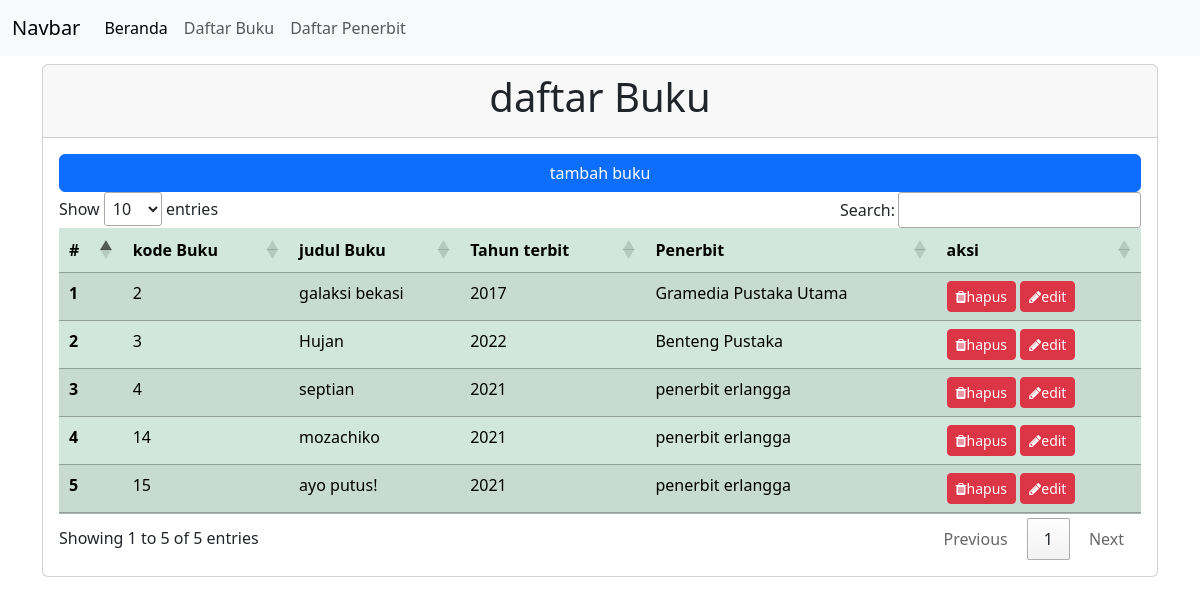
Screenshot of /index.php/pages/daftarBuku with the database file from the repository.
### tables this page shows
CREATE TABLE `tb_buku` (
  `kode_buku` int(11) NOT NULL,
  `judul_buku` varchar(255) NOT NULL,
  `tahun_terbit` year(4) DEFAULT NULL,
  `kode_penerbit` int(11) DEFAULT NULL
);

CREATE TABLE `tb_penerbit` (
  `kode_penerbit` int(11) NOT NULL,
  `nama_penerbit` varchar(255) NOT NULL,
  `alamat_penerbit` text DEFAULT NULL
);

### application/controllers/pages.php (called while the page is built, shortened)
<?php
class pages extends CI_Controller {
    public function daftarBuku()
	{
		$this->load->model('Model_buku');
		$this->load->model('Model_penerbit');
		$data['data_buku'] = $this->Model_buku->get_all_buku()->result_array();
		$data['data_penerbit'] = $this->Model_penerbit->get_all_penerbit()->result_array();
        $data['title'] = "daftarBuku";
        $this->load->view('templates/header', $data);
        $this->load->view('daftarBuku',$data);
		$this->load->view('templates/modal');
        $this->load->view('templates/footer');
	}
}

### index.php (called while the page is built, shortened)
<?php
require_once BASEPATH.'core/CodeIgniter.php';

### application/models/Model_buku.php (called while the page is built, shortened)
<?php
class Model_buku extends CI_Model {
    public function get_all_buku()
    {
        $this->db->select('*');
        $this->db->from('tb_buku');
        $this->db->join('tb_penerbit', 'tb_penerbit.kode_penerbit = tb_buku.kode_penerbit');
        $query = $this->db->get();
        return $query;
    }
}

### application/views/daftarBuku.php (the view, shortened to what this page needs)
<div class="card mt-2">
    <div class="card-header text-center">
        <h1>daftar Buku</h1>
    </div>
    <div class="card-body">
        <button type="button" class="btn btn-primary col-12 mb3" data-bs-toggle="modal" data-bs-target="#exampleModal">
            tambah buku
        </button>
        <table class="table table-success table-striped" id="myTable">
            <thead>
                <tr>
                    <th scope="col">#</th>
                    <th scope="col">kode Buku</th>
                    <th scope="col">judul Buku</th>
                    <th scope="col">Tahun terbit</th>
                    <th scope="col">Penerbit</th>
                    <th scope="col">aksi</th>
                </tr>
            </thead>
            <tbody class="table-group-divider">
                <?php
    $no = 1;
    foreach($data_buku as $row){ ?>
                <tr>
                    <th scope="row"><?= $no++;?></th>
                    <td><?= $row['kode_buku'];?></td>
                    <td><?= $row['judul_buku'];?></td>
                    <td><?= $row['tahun_terbit'];?></td>
                    <td><?= $row['nama_penerbit'];?></td>
                    <td><a href="<?= base_url('pages/hapus_buku/').$row['kode_buku'];?>" class="btn btn-danger btn-sm"
                            onclick="return confirm('hapus data ini?')">
                            <i class="fa fa-trash" aria-hidden="true"></i>hapus
                        </a>
                        <a href="<?= base_url('pages/show_edit_page/').$row['kode_buku'];?>" class="btn btn-danger btn-sm">
                        <i class="fa fa-pencil" aria-hidden="true"></i>edit
                        </a>
                      </td>
                </tr>
                <?php } ?>
            </tbody>
        </table>
    </div>
</div>

### application/views/templates/header.php (shortened to what this page needs)
<!doctype html>
<html lang="en">
  <head>
    <link href="https://cdn.jsdelivr.net/npm/bootstrap@5.3.0/dist/css/bootstrap.min.css" rel="stylesheet">
    <link href="https://cdn.datatables.net/1.13.5/css/jquery.dataTables.min.css" rel="stylesheet"/>
    <link href="<?=base_url('assets/font-awesome-4.7.0/css/font-awesome.min.css');?>" rel="stylesheet" />
  </head>
  <body>
  <nav class="navbar navbar-expand-lg bg-body-tertiary">
  <div class="container-fluid">
    <a class="navbar-brand" href="#">Navbar</a>
    <div class="collapse navbar-collapse" id="navbarNavAltMarkup">
      <div class="navbar-nav">
        <a class="nav-link active" aria-current="page" href="<?= base_url();?>">Beranda</a>
        <a class="nav-link" href="<?= base_url('pages/daftarBuku');?>">Daftar Buku</a>
        <a class="nav-link" href="<?= base_url('pages/daftarPenerbit');?>">Daftar Penerbit</a>
      </div>
    </div>
  </div>
</nav>
<div class="container">

### application/views/templates/footer.php (shortened to what this page needs)
</div>
</body>
</html>

### rows the page displays
tb_buku: kode_buku "2", judul_buku "galaksi bekasi", tahun_terbit "2017", kode_penerbit.nama_penerbit "Gramedia Pustaka Utama"
tb_buku: kode_buku "3", judul_buku "Hujan", tahun_terbit "2022", kode_penerbit.nama_penerbit "Benteng Pustaka"
tb_buku: kode_buku "4", judul_buku "septian", tahun_terbit "2021", kode_penerbit.nama_penerbit "penerbit erlangga"
tb_buku: kode_buku "14", judul_buku "mozachiko", tahun_terbit "2021", kode_penerbit.nama_penerbit "penerbit erlangga"
tb_buku: kode_buku "15", judul_buku "ayo putus!", tahun_terbit "2021", kode_penerbit.nama_penerbit "penerbit erlangga"
